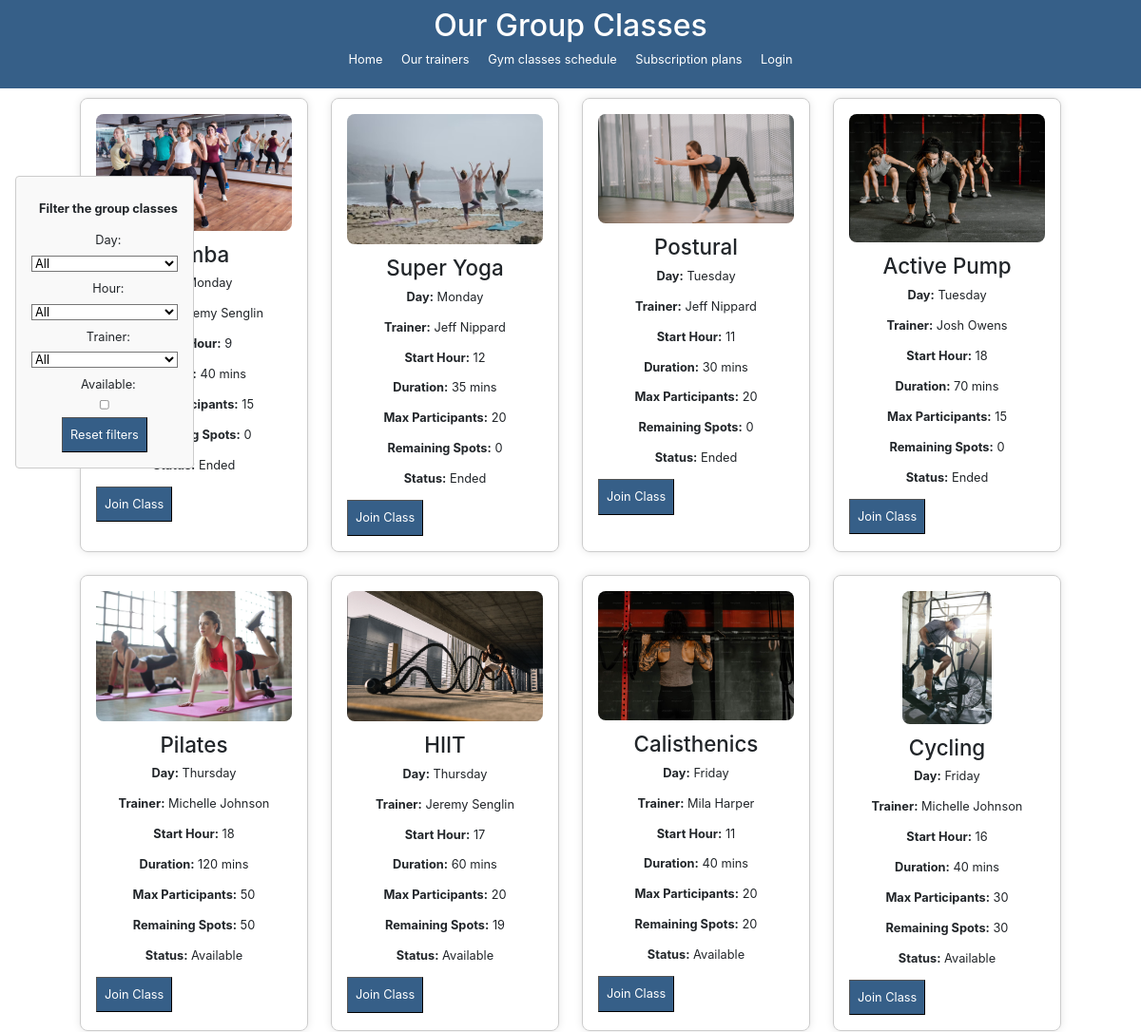
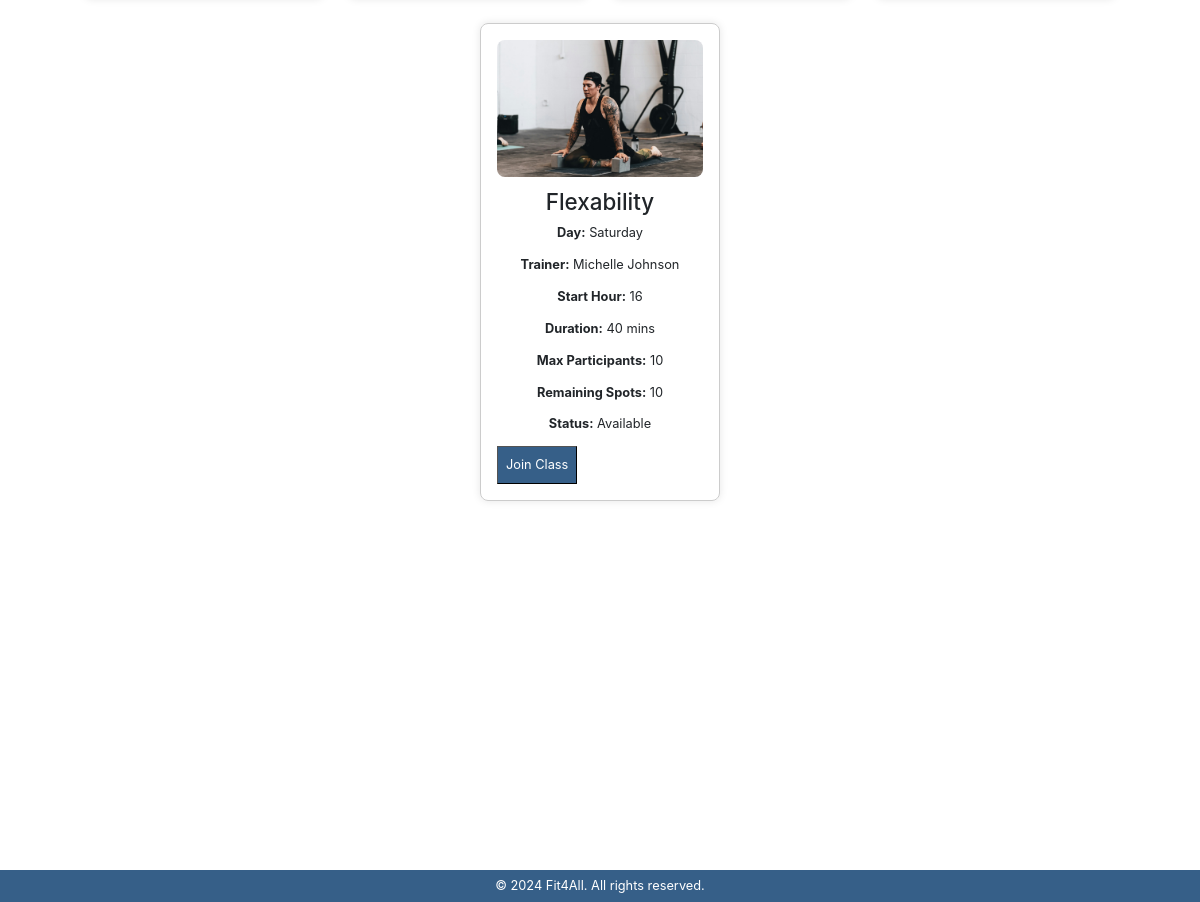
Page /palestra/classes-schedule/ on the committed database (2 pictures, top to bottom).
### management/models.py (models this page shows, shortened)
class GroupTraining(models.Model):
    trainer = models.ForeignKey('palestra.TrainerProfile', on_delete=models.CASCADE)
    DAY_CHOICES = [
        ('Monday', 'Monday'),
        ('Tuesday', 'Tuesday'),
        ('Wednesday', 'Wednesday'),
        ('Thursday', 'Thursday'),
        ('Friday', 'Friday'),
        ('Saturday', 'Saturday'),
        ('Sunday', 'Sunday'),
    ]
    day = models.CharField(max_length=10, choices=DAY_CHOICES)
    START_HOUR_CHOICES = [
        (9, '9:00'),
        (10, '10:00'),
        (11, '11:00'),
        (12, '12:00'),
        (13, '13:00'),
        (14, '14:00'),
        (15, '15:00'),
        (16, '16:00'),
        (17, '17:00'),
        (18, '18:00'),
    ]
    start_hour = models.PositiveSmallIntegerField(choices=START_HOUR_CHOICES)
    duration = models.PositiveIntegerField()  #Durata in minuti
    max_participants = models.PositiveIntegerField()
    total_partecipants = models.PositiveIntegerField(default=0)
    title = models.TextField(max_length=100)
    image = models.ImageField(upload_to='group-classes/', null=True, blank=True)
    def expired(self):
        ended = False
        today_day_index = today.weekday()
        group_training_day_index = day_mapping[self.day]
        if today_day_index > group_training_day_index:
            ended = True
        elif today_day_index == group_training_day_index:
            if today.hour >= self.start_hour:
                ended = True
            else:
                ended = False
        else:
            ended = False
        return ended
    def full(self):
        return self.total_partecipants == self.max_participants

### palestra/models.py (models this page shows, shortened)
class TrainerProfile(models.Model):
    user = models.OneToOneField(User, on_delete=models.CASCADE)
    gender_choices = [
        ('M', 'Male'),
        ('F', 'Female'),
    ]
    gender = models.CharField(max_length=1, choices=gender_choices, null=False, blank=True)
    first_name = models.CharField(max_length=100, null=False, blank=True)
    last_name = models.CharField(max_length=100, null=False, blank=True)
    date_of_birth = models.DateField(null=True, blank=True)
    certifications = models.FileField(upload_to='pt_CVs/', blank=True)
    profile_picture = models.ImageField(upload_to='profile_pictures/', null=True, blank=True)
    fitness_goals = models.ManyToManyField(FitnessGoal)  # Cambio qui
    pt_photo = models.ImageField(upload_to='pt_images/', null=True, blank=True)

### palestra/views.py (the view, shortened to what this page needs)
# urls.py: path('classes-schedule/', views.GymClassesView.as_view(), name='classes-schedule'),
class GymClassesView(View):
    def get_context(self, request):
        context = {}
        schedule = {}
        days = set()
        hours = set()
        available_trainers = set()
        all_group_classes = GroupTraining.objects.all()
        for day in global_variables.week_days:
            schedule[day] = {}
        day_filter = request.GET.get('day')
        hour_filter = request.GET.get('hour')
        trainer_filter = request.GET.get('trainer')
        available_filter = request.GET.get('available')
        for class_instance in all_group_classes:
            days.add(class_instance.day)
            hours.add(class_instance.start_hour)
            available_trainers.add(class_instance.trainer)
            include = True
            if day_filter and class_instance.day != day_filter:
                include = False
            try:
                if trainer_filter and class_instance.trainer != models.TrainerProfile.objects.get(id=trainer_filter):
                    include = False
            except models.TrainerProfile.DoesNotExist:
                pass
            if available_filter and class_instance.expired() or class_instance.full():
                include = False
            if include:
                class_instance.expired = class_instance.expired()
                schedule[class_instance.day][class_instance.start_hour] = class_instance
        available_days = []
        for day in global_variables.day_mapping.keys():
            if day in days:
                available_days.append(day)
        available_hours = sorted(list(hours))
        context['available_days'] = available_days
        context['available_hours'] = available_hours
        context['available_trainers'] = available_trainers
        context['schedule'] = schedule
        return context
    def get(self, request):
        context = self.get_context(request)
        return render(request=request, template_name="classes-schedule.html", context=context)

### gestione_palestra/templatetags/custom_filters.py (called while the page is built)
@register.filter(name='subtract')
def subtract(value, arg):
    return value - arg

### templates/palestra/classes-schedule.html (shortened to what this page needs)
{% extends "base.html" %}
{% load custom_filters %}
{% block header %} Our Group Classes {% endblock header %}
{% block content %}
<div style="margin-bottom: 50px; margin-top:100px; display:ruby-text; text-align:center;">
    <form method="get" action="" class="filter-form" id="filter-form">
        <label> <strong> Filter the group classes </strong> </label>
        <label for="day">Day:</label>
        <select name="day" id="day">
            <option value="" {% if request.GET.day == '' %}selected{% endif %}>All</option>
        </select>
        <label for="hour">Hour:</label>
        <select name="hour" id="hour">
            <option value="">All</option>
        </select>
        <label for="trainer">Trainer:</label>
        <select name="trainer" id="trainer">
            <option value="" {% if request.GET.trainer == '' %}selected{% endif %}>All</option>
        </select>
        <label for="available">Available:</label>
        <input type="checkbox" name="available" id="available" {% if request.GET.available == 'on' %}checked{% endif %}>
        <div class="buttons">
            <button type="button" id="reset-button" onclick="reset_filters()"> Reset filters </button>
        </div>
    </form>
    <div class="schedule-grid" id="courses-body">
        {% for day, hours_data in schedule.items %}
            {% for hour, course in hours_data.items %}
                {% include "course_row.html" %}
            {% endfor %}
        {% endfor %}
    </div>
</div>
{% endblock %}

### templates/palestra/course_row.html (shortened to what this page needs)
{% load custom_filters %}
<div class="course-card">
    {% if course.image %}
    <img src="{{ course.image.url }}" alt="{{ course.title }}" class="course-image">
    {% endif %}
    <div class="course-info">
        <h3>{{ course.title }}</h3>
        <p><strong>Day:</strong> {{ day }}</p>
        <p><strong>Trainer:</strong> {{ course.trainer.first_name }} {{ course.trainer.last_name }}</p>
        <p><strong>Start Hour:</strong> {{ hour }}</p>
        <p><strong>Duration:</strong> {{ course.duration }} mins</p>
        <p><strong>Max Participants:</strong> {{ course.max_participants }}</p>
        <p><strong>Remaining Spots:</strong>
            {% if not course.expired %}
                {{ course.max_participants|subtract:course.total_partecipants }}
            {% else %}
                0
            {% endif %}
        </p>
        <p><strong>Status:</strong>
            {% if course.expired %}
                Ended
            {% elif course.max_participants|subtract:course.total_partecipants == 0 %}
                Full
            {% else %}
                Available
            {% endif %}
        </p>
    </div>
    {% if not request.user.is_instructor and not request.user.is_manager %}
    <form class="classes-form" method="post">{% csrf_token %}
        <button type="submit">Join Class</button>
    </form>
    {% endif %}
</div>

### static/css/style.css (style rules this page uses)
.schedule-grid { display: flex; flex-wrap: wrap; gap: 20px; justify-content: center; max-width: 1500px; }
.course-image { max-width: 100%; max-height: 175px; height: auto; border-radius: 10px; }
.course-info { margin-top: 15px; }
html { zoom: 80%; }
html, body { height: 100%; }
body { font-family: Arial, sans-serif; margin: 0; padding: 0; display: flex; flex-direction: column; }
form { width: 1000px; display: grid; padding: 20px; border: 1px solid #ccc; border-radius: 5px; background-color: #f9f9f9; }
.classes-form { width: 1000px; padding: 20px; border: 1px solid #ccc; border-radius: 5px; background-color: #f9f9f9; display: contents; }
.filter-form, .reviews-container, .past-events-container { align-items: center; width: auto; position: fixed; max-height: 400px; overflow-y: auto; }
.filter-form { left: 0; margin-left: 20px; }
.filter-form label { margin-left: 10px; }
.course-card { border: 1px solid #ccc; border-radius: 10px; padding: 20px; width: 300px; box-shadow: 0 0 10px rgba(0, 0, 0, 0.1); text-align: center; margin: 5px; transition: transform 0.3s ease, box-shadow 0.3s ease; }
.buttons { display: ruby; margin-top: 10px; }
label, input, button { display: block; border-radius: 5px; margin-bottom: 10px; margin-top: 10px; }
button { border-radius: 5px; padding: 10px; background-color: #003569c9; color: #fff; cursor: pointer; }
p { margin-top: 20px; text-align: center; }

### rows in the picture
GroupTraining: image (picture), title "Zumba", day "Monday", trainer.first_name "Jeremy", trainer.last_name "Senglin", start_hour "9", duration "40", max_participants "15", shows "Ended"
GroupTraining: image (picture), title "Super Yoga", day "Monday", trainer.first_name "Jeff", trainer.last_name "Nippard", start_hour "12", duration "35", max_participants "20", shows "Ended"
GroupTraining: image (picture), title "Postural", day "Tuesday", trainer.first_name "Jeff", trainer.last_name "Nippard", start_hour "11", duration "30", max_participants "20", shows "Ended"
GroupTraining: image (picture), title "Active Pump", day "Tuesday", trainer.first_name "Josh", trainer.last_name "Owens", start_hour "18", duration "70", max_participants "15", shows "Ended"
GroupTraining: image (picture), title "Pilates", day "Thursday", trainer.first_name "Michelle", trainer.last_name "Johnson", start_hour "18", duration "120", max_participants "50", max_participants|subtract "50", shows "Available"
GroupTraining: image (picture), title "HIIT", day "Thursday", trainer.first_name "Jeremy", trainer.last_name "Senglin", start_hour "17", duration "60", max_participants "20", max_participants|subtract "19", shows "Available"
GroupTraining: image (picture), title "Calisthenics", day "Friday", trainer.first_name "Mila", trainer.last_name "Harper", start_hour "11", duration "40", max_participants "20", max_participants|subtract "20", shows "Available"
GroupTraining: image (picture), title "Cycling", day "Friday", trainer.first_name "Michelle", trainer.last_name "Johnson", start_hour "16", duration "40", max_participants "30", max_participants|subtract "30", shows "Available"
GroupTraining: image (picture), title "Flexability", day "Saturday", trainer.first_name "Michelle", trainer.last_name "Johnson", start_hour "16", duration "40", max_participants "10", max_participants|subtract "10", shows "Available"

### other values in the picture
{{ gym_name }} "Fit4All"
